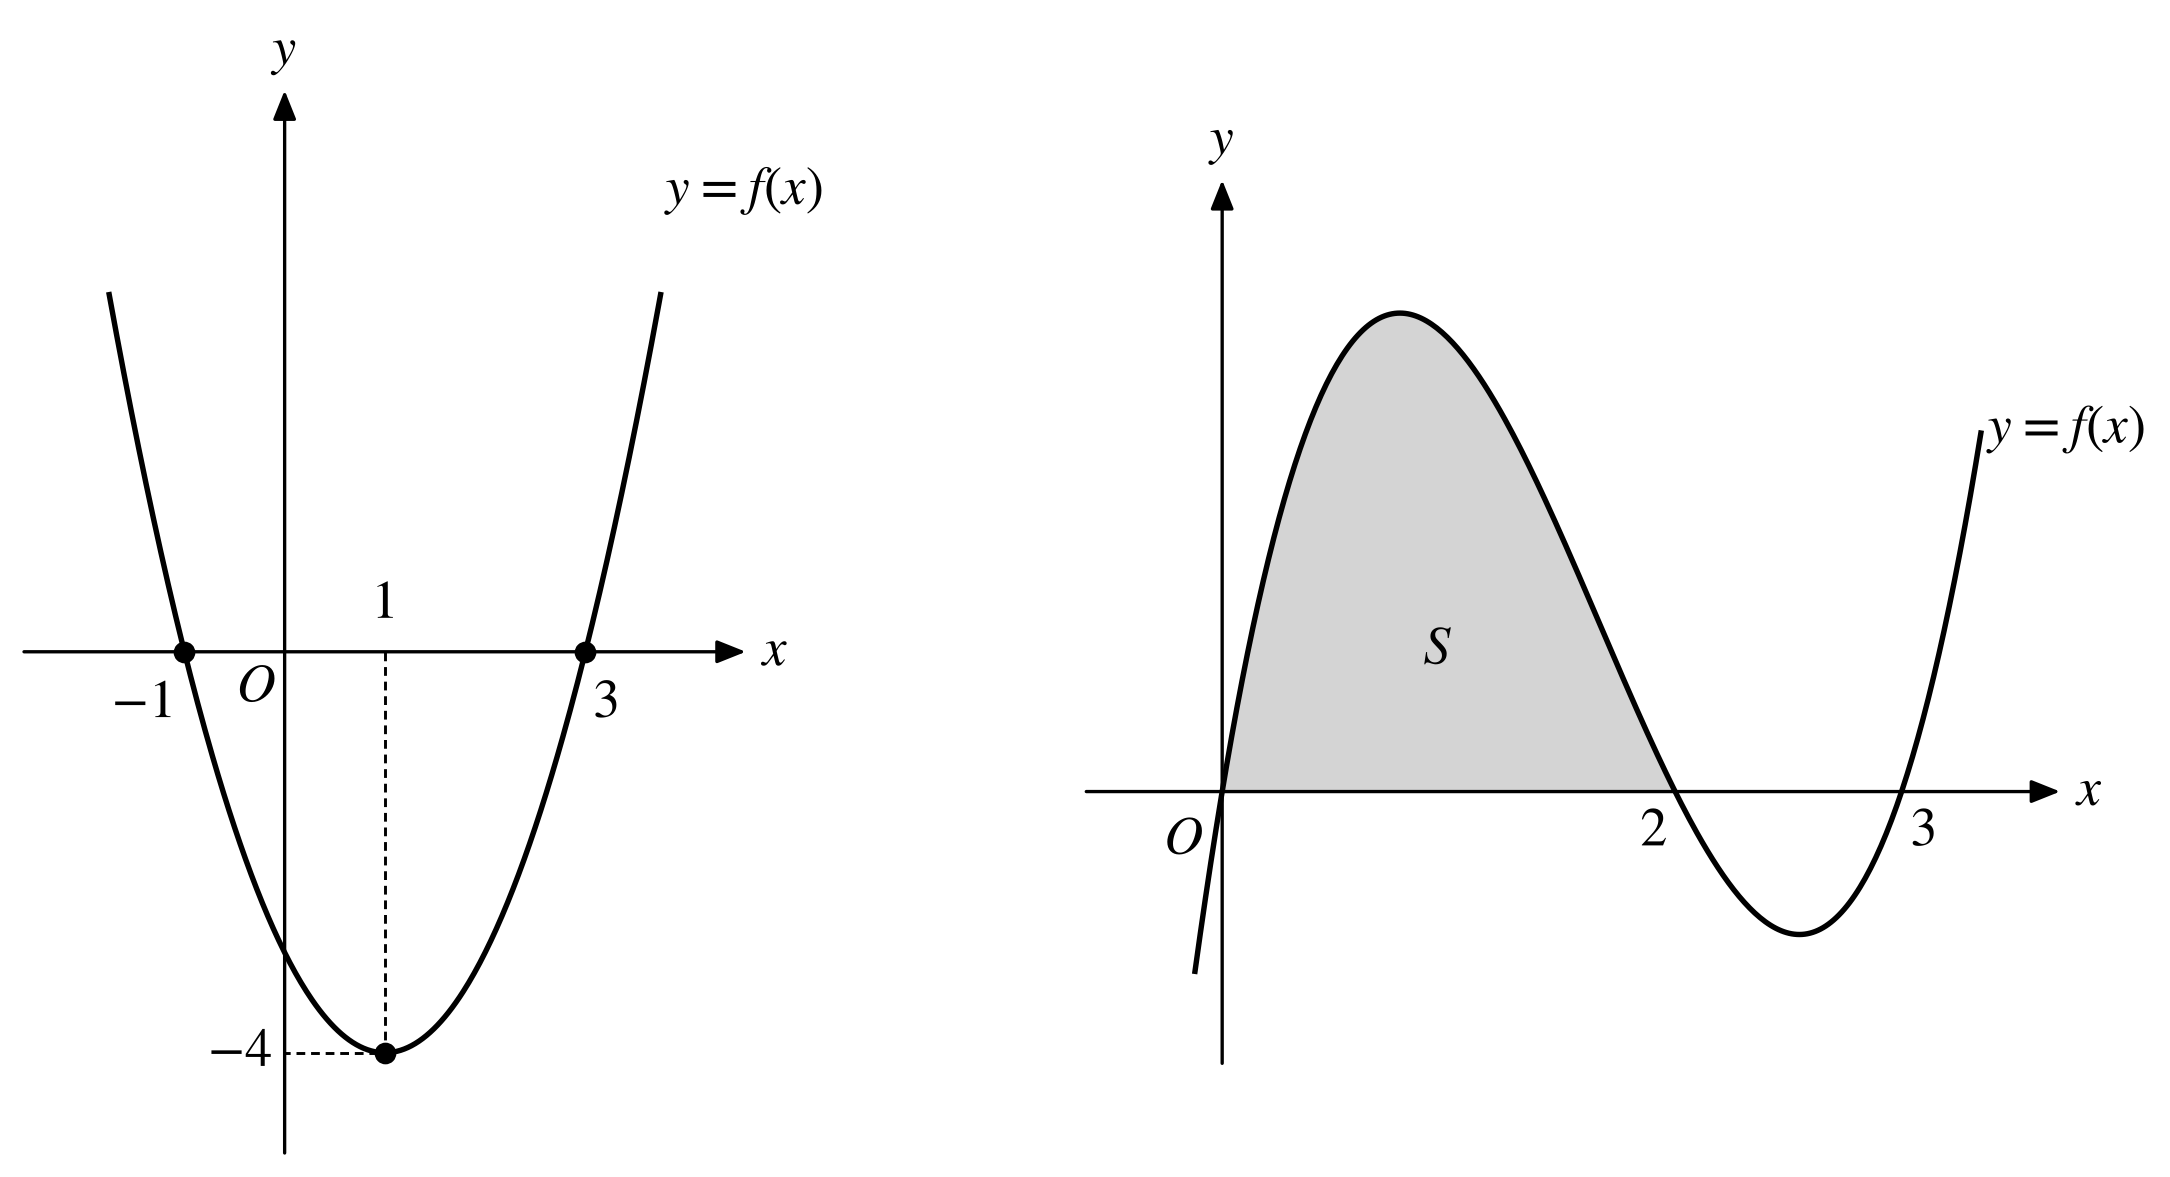

Generate this figure with Python:
"""TikZ 테스트와 같은 그래프 두 장을 matplotlib으로 시험지 양식에 맞춰 그리기."""
import sys
from pathlib import Path

import matplotlib
matplotlib.use("Agg")
import matplotlib.pyplot as plt
import numpy as np

plt.rcParams.update({
    "font.family": "STIXGeneral",   # Times 계열 (시험지 수식 글씨와 비슷)
    "mathtext.fontset": "stix",
    "font.size": 13,
    "savefig.dpi": 300,
})

LW_CURVE, LW_AXIS = 1.3, 0.8


def exam_axes(ax, xlim, ylim):
    """격자·눈금 없이 원점을 지나는 화살표 축, x / y / O 표시."""
    ax.set_xlim(*xlim); ax.set_ylim(*ylim)
    ax.set_aspect("equal")
    ax.axis("off")
    arrow = dict(arrowstyle="-|>,head_length=0.45,head_width=0.18", lw=LW_AXIS, color="black", shrinkA=0, shrinkB=0)
    ax.annotate("", xy=(xlim[1], 0), xytext=(xlim[0], 0), arrowprops=arrow)
    ax.annotate("", xy=(0, ylim[1]), xytext=(0, ylim[0]), arrowprops=arrow)
    ax.annotate("$x$", xy=(xlim[1], 0), xytext=(4, 0), textcoords="offset points", va="center", ha="left")
    ax.annotate("$y$", xy=(0, ylim[1]), xytext=(0, 3), textcoords="offset points", ha="center", va="bottom")
    ax.text(-0.08, -0.1, "$O$", ha="right", va="top")


def dot(ax, x, y):
    ax.plot(x, y, "o", color="black", ms=4.2, zorder=5)


out = Path(sys.argv[1])

fig, (a1, a2) = plt.subplots(1, 2, figsize=(9.2, 4.6), gridspec_kw={"width_ratios": [1, 1.05], "wspace": 0.25})

# ---------- 1. 이차함수 y = x^2 - 2x - 3 ----------
f = lambda x: x**2 - 2*x - 3
exam_axes(a1, (-2.6, 4.6), (-5, 5.6))
x = np.linspace(-1.75, 3.75, 300)
a1.plot(x, f(x), color="black", lw=LW_CURVE)
a1.plot([1, 1, 0], [0, -4, -4], color="black", lw=0.7, ls=(0, (3, 2)))
for p in [(-1, 0), (3, 0), (1, -4)]:
    dot(a1, *p)
a1.text(-1.08, -0.25, "$-1$", ha="right", va="top")
a1.text(3.08, -0.25, "$3$", ha="left", va="top")
a1.text(1, 0.2, "$1$", ha="center", va="bottom")
a1.text(-0.12, -4, "$-4$", ha="right", va="center")
a1.text(3.8, 4.6, "$y=f(x)$", ha="left", va="center")

# ---------- 2. 삼차함수 y = x(x-2)(x-3), 0~2 넓이 ----------
g = lambda x: x * (x - 2) * (x - 3)
exam_axes(a2, (-0.6, 3.7), (-1.2, 2.7))
x = np.linspace(-0.12, 3.35, 300)
s = np.linspace(0, 2, 200)
a2.fill_between(s, g(s), 0, color="0.83", lw=0)
a2.plot(x, g(x), color="black", lw=LW_CURVE)
a2.text(1.97, -0.06, "$2$", ha="right", va="top")
a2.text(3.04, -0.06, "$3$", ha="left", va="top")
a2.text(0.95, 0.62, "$S$", ha="center", va="center")
a2.text(3.38, 1.6, "$y=f(x)$", ha="left", va="center")

for ext in ("png", "pdf"):
    fig.savefig(out / f"graphs.{ext}", bbox_inches="tight", pad_inches=0.08)
print("saved", out)
